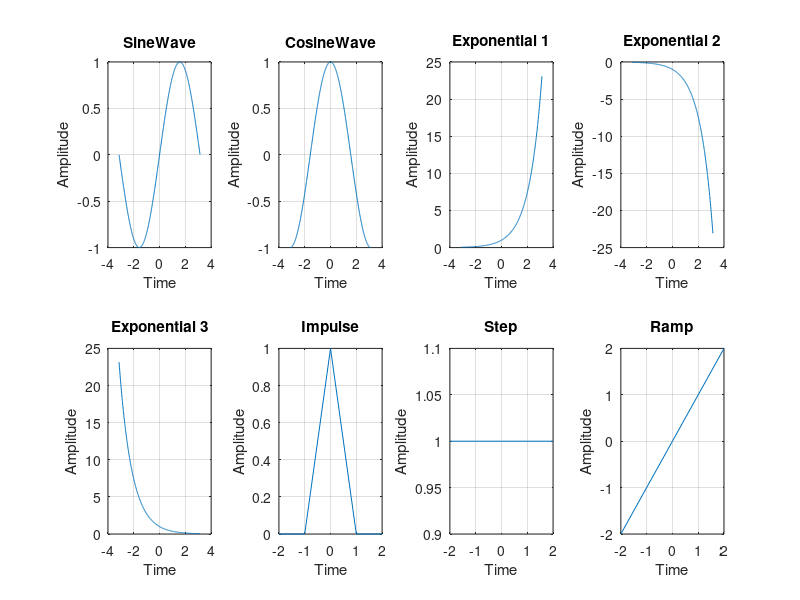

MATLAB code for this plot:
%Akshaj Chainani 22070127008
clc;
clear all;
close all;

% Continuous Signals
x = -pi:0.01:pi;

% SINE
subplot(2,4,1);
plot(x,sin(x)), grid on
xlabel('Time')
ylabel('Amplitude')
title('SineWave')

% x = -pi:0.01:pi;
% y = sin(x)
% subplot(2,3,1);
% plot(x,y)

% COSINE
subplot(2,4,2);
plot(x,cos(x)), grid on
xlabel('Time')
ylabel('Amplitude')
title('CosineWave')

% EXPONENTIAL 1
subplot(2,4,3);
plot(x,exp(x)), grid on
xlabel('Time')
ylabel('Amplitude')
title('Exponential 1')

% EXPONENTIAL 2
subplot(2,4,4);
plot(x,-exp(x)), grid on
xlabel('Time')
ylabel('Amplitude')
title('Exponential 2')

% EXPONENTIAL 3
subplot(2,4,5);
plot(x,exp(-x)), grid on
xlabel('Time')
ylabel('Amplitude')
title('Exponential 3')

% IMPULSE
subplot(2,4,6);
t = -2:1:2;
y = [zeros(1,2), ones(1,1), zeros(1,2)]
plot(t,y), grid on
xlabel('Time')
ylabel('Amplitude')
title('Impulse')

% STEP
subplot(2,4,7);
t = -2:1:2;
y = [ones(1,5)]
plot(t,y), grid on
xlabel('Time')
ylabel('Amplitude')
title('Step')

% RAMP
subplot(2,4,8);
t = -2:1:2;
y = t
plot(t,y), grid on
xlabel('Time')
ylabel('Amplitude')
title('Ramp')